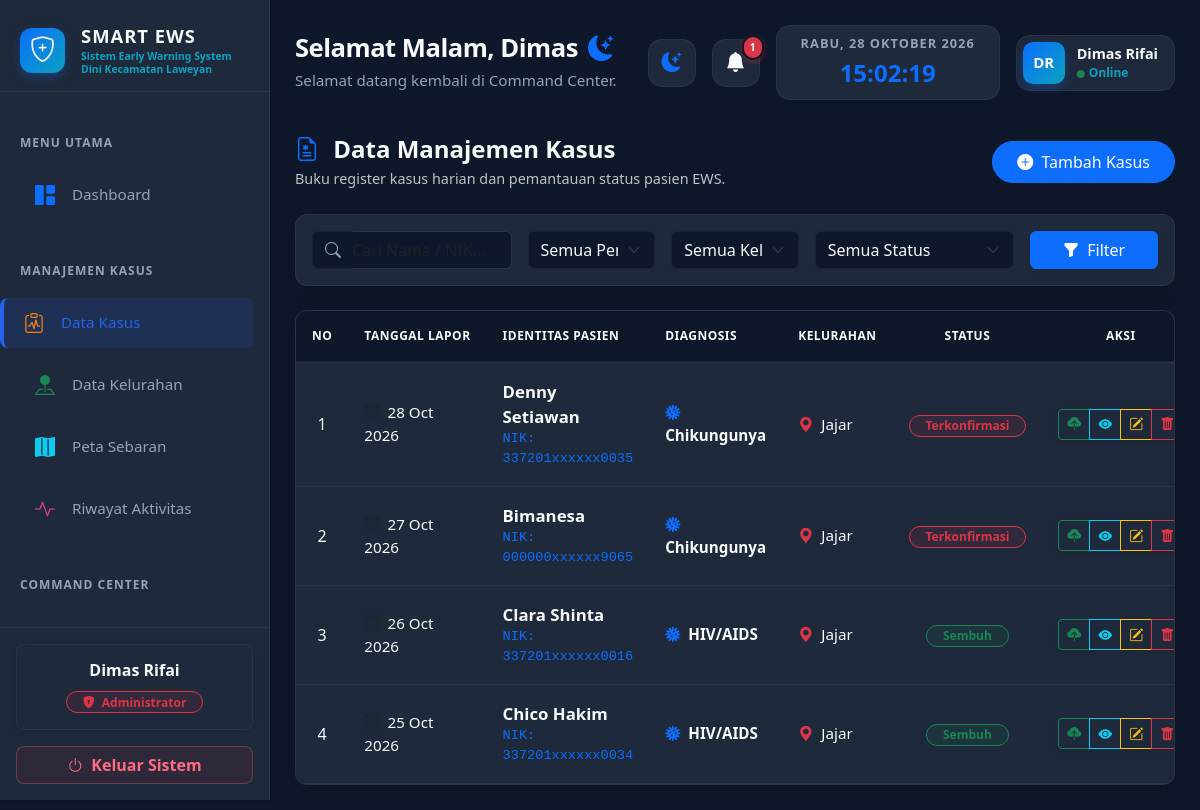
The app's page /pages/kasus/index.php (signed in) with its own data.
### tables this page shows
CREATE TABLE `tabel_role` (
  `id_role` int NOT NULL,
  `nama_role` varchar(50) NOT NULL,
  `deskripsi` text,
  `created_at` timestamp NULL DEFAULT CURRENT_TIMESTAMP
);

CREATE TABLE `tabel_kasus` (
  `id_kasus` int NOT NULL,
  `id_pengguna` int NOT NULL COMMENT 'Relasi ke petugas yang menginput data',
  `id_penyakit` int NOT NULL COMMENT 'Relasi ke data penyakit (DBD, ISPA, dll)',
  `id_kelurahan` int NOT NULL COMMENT 'Relasi ke lokasi kejadian',
  `nik_pasien` varchar(16) NOT NULL,
  `nama_pasien` varchar(100) NOT NULL,
  `jenis_kelamin` enum('L','P') NOT NULL DEFAULT 'L',
  `tanggal_lahir` date DEFAULT NULL,
  `no_telepon` varchar(20) DEFAULT NULL,
  `alamat_lengkap` text,
  `tanggal_lapor` date NOT NULL,
  `tanggal_onset` date DEFAULT NULL,
  `tanggal_diagnosis` date DEFAULT NULL,
  `tanggal_selesai` date DEFAULT NULL,
  `status_kasus` enum('suspek','terkonfirmasi','sembuh','meninggal') DEFAULT 'terkonfirmasi',
  `is_deleted` tinyint(1) NOT NULL DEFAULT '0',
  `created_at` timestamp NULL DEFAULT CURRENT_TIMESTAMP,
  `updated_at` timestamp NULL DEFAULT CURRENT_TIMESTAMP ON UPDATE CURRENT_TIMESTAMP
);

CREATE TABLE `tabel_penyakit` (
  `id_penyakit` int NOT NULL,
  `kode_icd` varchar(10) NOT NULL,
  `nama_populer` varchar(100) NOT NULL COMMENT 'Nama yang akan muncul di grafik dashboard (DBD, ISPA, dll)',
  `status_pantau` enum('aktif','nonaktif') DEFAULT 'aktif' COMMENT 'Apakah penyakit ini masuk dalam radar peringatan dini saat ini?',
  `id_pengguna` int DEFAULT NULL COMMENT 'ID user yang menambahkan/mengedit data terakhir',
  `created_at` timestamp NULL DEFAULT CURRENT_TIMESTAMP,
  `updated_at` timestamp NULL DEFAULT CURRENT_TIMESTAMP ON UPDATE CURRENT_TIMESTAMP
);

CREATE TABLE `tabel_kelurahan` (
  `id_kelurahan` int NOT NULL,
  `id_pengguna` int DEFAULT NULL COMMENT 'Relasi ke admin yang mendaftarkan wilayah',
  `kode_wilayah` varchar(20) NOT NULL COMMENT 'Kode referensi Kemendagri atau BPS (berguna untuk integrasi SATUSEHAT nantinya)',
  `nama_kelurahan` varchar(100) NOT NULL,
  `kodepos` varchar(10) DEFAULT NULL,
  `jumlah_penduduk` int DEFAULT '0' COMMENT 'Populasi riil untuk pembagi perhitungan rasio penyebaran wabah',
  `luas_wilayah_km2` decimal(10,2) DEFAULT '0.00' COMMENT 'Untuk menganalisis kepadatan penduduk berbanding kasus',
  `geo_polygon` json DEFAULT NULL COMMENT 'Menyimpan koordinat batas wilayah format GeoJSON untuk digambar di peta Bootstrap/Leaflet.js',
  `created_at` timestamp NULL DEFAULT CURRENT_TIMESTAMP,
  `updated_at` timestamp NULL DEFAULT CURRENT_TIMESTAMP ON UPDATE CURRENT_TIMESTAMP
);

### pages/kasus/index.php (the view, shortened to what the rows shown need)
<?php
require_once '../../config/koneksi.php';
$id_role      = $_SESSION['id_role'];
$nama_lengkap = $_SESSION['nama_lengkap'];
$query_role = mysqli_query($koneksi, "SELECT nama_role FROM tabel_role WHERE id_role = '$id_role'");
$nama_role  = ($row = mysqli_fetch_assoc($query_role)) ? $row['nama_role'] : "User";
$where_clauses = [];
$where_clauses[] = "k.is_deleted = 0";
$where_sql = "";
if (count($where_clauses) > 0) {
    $where_sql = "WHERE " . implode(" AND ", $where_clauses);
}
include '../../layout/header.php';
include '../../layout/sidebar.php';
?>
<div id="main-content">
    <div class="row">
        <div class="col-12">
            <div class="panel-card p-0 overflow-hidden">
                <div class="table-responsive">
                    <table class="table table-custom table-hover mb-0">
                        <thead>
                            <tr>
                                <th width="5%" class="text-center">No</th>
                                <th width="15%">Tanggal Lapor</th>
                                <th width="25%">Identitas Pasien</th>
                                <th width="20%">Diagnosis</th>
                                <th width="15%">Kelurahan</th>
                                <th width="10%" class="text-center">Status</th>
                                <th width="10%" class="text-center">Aksi</th>
                            </tr>
                        </thead>
                        <tbody>
                            <?php
                            $query_kasus = "
                                SELECT
                                    k.id_kasus,
                                    k.nama_pasien,
                                    k.nik_pasien,
                                    k.tanggal_lapor,
                                    k.status_kasus,
                                    kel.nama_kelurahan,
                                    p.nama_populer
                                FROM tabel_kasus k
                                JOIN tabel_kelurahan kel ON k.id_kelurahan = kel.id_kelurahan
                                JOIN tabel_penyakit p ON k.id_penyakit = p.id_penyakit
                                $where_sql
                                ORDER BY k.tanggal_lapor DESC, k.id_kasus DESC
                            ";
                            $result_kasus = mysqli_query($koneksi, $query_kasus);
                            $no = 1;
                            if ($result_kasus && mysqli_num_rows($result_kasus) > 0) {
                                while ($row = mysqli_fetch_assoc($result_kasus)) {
                                    $nik_asli = htmlspecialchars($row['nik_pasien']);
                                    if (strlen($nik_asli) == 16) {
                                        $nik_masking = substr($nik_asli, 0, 6) . 'xxxxxx' . substr($nik_asli, 12, 4);
                                    } else {
                                        $nik_masking = $nik_asli;
                                    }
                                    switch ($row['status_kasus']) {
                                        case 'terkonfirmasi':
                                            $badge_ui = '<span class="badge bg-danger bg-opacity-10 text-danger border border-danger rounded-pill px-3 py-1 fw-bold">Terkonfirmasi</span>';
                                            break;
                                        case 'sembuh':
                                            $badge_ui = '<span class="badge bg-success bg-opacity-10 text-success border border-success rounded-pill px-3 py-1 fw-bold">Sembuh</span>';
                                            break;
                                    }
                            ?>
                                <tr>
                                    <td class="text-center text-muted"><?php echo $no++; ?></td>
                                    <td>
                                        <div class="fw-medium text-dynamic" style="font-size: 0.95rem;">
                                            <i class="bi bi-calendar3 me-1 text-muted"></i> <?php echo date('d M Y', strtotime($row['tanggal_lapor'])); ?>
                                        </div>
                                    </td>
                                    <td>
                                        <div class="fw-bold text-dynamic" style="font-size: 1.05rem;"><?php echo htmlspecialchars($row['nama_pasien']); ?></div>
                                        <div style="font-family: monospace; font-size: 0.85rem; color: #0d6efd;">NIK: <?php echo $nik_masking; ?></div>
                                    </td>
                                    <td>
                                        <div class="fw-semibold text-dynamic" style="font-size: 0.95rem;">
                                            <i class="bi bi-virus me-1 text-primary"></i> <?php echo htmlspecialchars($row['nama_populer']); ?>
                                        </div>
                                    </td>
                                    <td>
                                        <div class="text-dynamic" style="font-size: 0.95rem;">
                                            <i class="bi bi-geo-alt-fill me-1 text-danger"></i> <?php echo htmlspecialchars($row['nama_kelurahan']); ?>
                                        </div>
                                    </td>
                                    <td class="text-center">
                                        <?php echo $badge_ui; ?>
                                    </td>
                                    <td class="text-center">
                                        <div class="btn-group shadow-sm">
                                            <button type="button" onclick="simulasiSyncSatuSehat('<?php echo $row['id_kasus']; ?>')" class="btn btn-sm btn-outline-success" title="Sync ke SATUSEHAT Kemenkes">
                                                <i class="bi bi-cloud-upload-fill"></i>
                                            </button>
                                            <a href="detail_kasus.php?id=<?php echo $row['id_kasus']; ?>" class="btn btn-sm btn-outline-info" title="Detail Kasus">
                                                <i class="bi bi-eye-fill"></i>
                                            </a>
                                            <a href="edit_kasus.php?id=<?php echo $row['id_kasus']; ?>" class="btn btn-sm btn-outline-warning" title="Edit Data">
                                                <i class="bi bi-pencil-square"></i>
                                            </a>
                                            <a href="proses_hapus_kasus.php?id=<?php echo $row['id_kasus']; ?>" class="btn btn-sm btn-outline-danger" title="Hapus Data" onclick="return confirm('Apakah Anda yakin ingin menghapus catatan kasus <?php echo htmlspecialchars($row['nama_pasien']); ?>?');">
                                                <i class="bi bi-trash-fill"></i>
                                            </a>
                                        </div>
                                    </td>
                                </tr>
                            <?php
                                }
                            } else {
                                echo "<tr><td colspan='7' class='text-center py-5 text-dynamic' style='opacity: 0.6;'><i class='bi bi-folder-x display-6 d-block mb-3 opacity-50'></i>Belum ada data kasus yang terdaftar atau cocok dengan filter.</td></tr>";
                            }
                            ?>
                        </tbody>
                    </table>
                </div>
            </div>
        </div>
    </div>
</div>
<?php include '../../layout/footer.php'; ?>

### layout/sidebar.php (shortened to what the rows shown need)
<?php
$role_badge_class = '';
$role_icon = '';
if (isset($_SESSION['id_role']) && $_SESSION['id_role'] == 1) {
    $role_badge_class = 'bg-danger bg-opacity-10 text-danger border border-danger';
    $role_icon = 'bi-shield-lock-fill';
} else {
    $role_badge_class = 'bg-info bg-opacity-10 text-info border border-info';
    $role_icon = 'bi-person-badge';
}
?>
<div id="sidebar" class="shadow-sm">
    <div class="mt-auto p-3 border-top" style="border-color: var(--border-color) !important;">
        <div class="bottom-profile-card shadow-sm mb-3 text-center rounded-3 p-2 pb-3">
            <h6 class="text-dynamic mb-2 fw-bold mt-2"><?= htmlspecialchars($nama_lengkap); ?></h6>
            <span class="badge <?= $role_badge_class; ?> px-3 py-1 rounded-pill" style="font-weight: 600;">
                <i class="bi <?= $role_icon; ?> me-1"></i> <?= htmlspecialchars($nama_role); ?>
            </span>
        </div>
    </div>
</div>

### records on screen
tabel_role: nama_role "Administrator"
tabel_kasus: tanggal_lapor "28 Oct 2026", nama_pasien "Denny Setiawan", nik_pasien "337201xxxxxx0035", id_penyakit.nama_populer "Chikungunya", id_kelurahan.nama_kelurahan "Jajar", status_kasus "Terkonfirmasi"
tabel_kasus: tanggal_lapor "27 Oct 2026", nama_pasien "Bimanesa", nik_pasien "000000xxxxxx9065", id_penyakit.nama_populer "Chikungunya", id_kelurahan.nama_kelurahan "Jajar", status_kasus "Terkonfirmasi"
tabel_kasus: tanggal_lapor "26 Oct 2026", nama_pasien "Clara Shinta", nik_pasien "337201xxxxxx0016", id_penyakit.nama_populer "HIV/AIDS", id_kelurahan.nama_kelurahan "Jajar", status_kasus "Sembuh"
tabel_kasus: tanggal_lapor "25 Oct 2026", nama_pasien "Chico Hakim", nik_pasien "337201xxxxxx0034", id_penyakit.nama_populer "HIV/AIDS", id_kelurahan.nama_kelurahan "Jajar", status_kasus "Sembuh"

### other values on screen
$nama_lengkap "Dimas Rifai"
$salam "Selamat Malam"
$nama_panggilan "Dimas"
$jumlah_notif_baru "1"
$inisial "DR"
